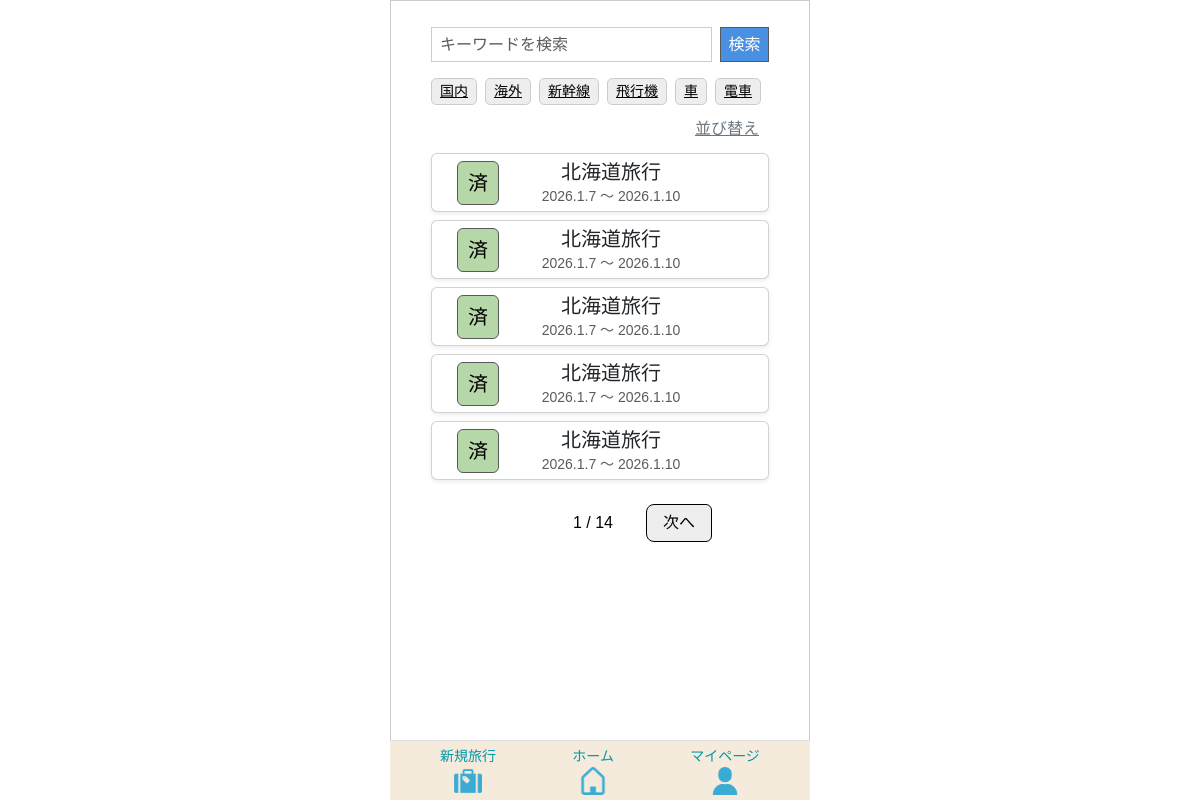
The app's page /home/ (signed in) with its own data.
### app/models/travel.py (models this page shows, shortened)
class Transport(models.Model):
    class TransportType(models.IntegerChoices):
     SHINKANSEN = 0, _("新幹線")
     AIRPLANE   = 1, _("飛行機")
     CAR        = 2, _("車")
     TRAIN      = 3, _("電車")
     BUS        = 4, _("バス")
     OTHER      = 5, _("その他")
    transport_id = models.AutoField(
        primary_key=True,
        verbose_name=_("交通手段ID")
    )
    transport_type = models.IntegerField(
    choices=TransportType.choices,
    verbose_name=_("交通手段")
    )
    created_at = models.DateTimeField(
        auto_now_add=True,
        verbose_name=_("作成日")
    )
    updated_at = models.DateTimeField(
       auto_now=True,
        verbose_name=_("更新日")
    )
    class Meta:
        verbose_name = _("交通手段")
        verbose_name_plural = _("交通手段")

class Travel_info(models.Model):
    class StayType(models.IntegerChoices):
        DAY_TRIP = 0, _("日帰り")
        STAY     = 1, _("宿泊")
    class LocationType(models.IntegerChoices):
        DOMESTIC = 0, _("国内")
        OVERSEAS = 1, _("海外")
    class StatusType(models.IntegerChoices):
        NOT_DONE  = 0, _("未")
        COMPLETE  = 1, _("完")
        PROCESSED = 2, _("済")
    travel_info_id = models.AutoField(
        primary_key=True,
        verbose_name=_("旅行情報ID")
    )
    user = models.ForeignKey(
        settings.AUTH_USER_MODEL,
        on_delete=models.CASCADE,
        verbose_name=_("ユーザーID")
    )
    travel_title = models.CharField(
        max_length=100,
        verbose_name=_("旅行タイトル")
    )
    start_date = models.DateField(
        verbose_name=_("開始日")
    )
    end_date = models.DateField(
        verbose_name=_("終了日")
    )
    stay_type = models.IntegerField(
        choices=StayType.choices,
        verbose_name=_("宿泊タイプ")
    )
    location = models.IntegerField(
        choices=LocationType.choices,
        verbose_name=_("場所"),
    )
    memo = models.CharField(
        max_length=230,
        blank=True,
        verbose_name=_("メモ")
    )
    status = models.IntegerField(
        choices=StatusType.choices,
        default=0,
        verbose_name=_("ステータス")
    )
    transport = models.ManyToManyField(
        "Transport",
        through="Travelmode",
        verbose_name=_("交通手段")
    )
    created_at = models.DateTimeField(
        auto_now_add=True,
        verbose_name=_("作成日")
    )
    updated_at = models.DateTimeField(
       auto_now=True,
        verbose_name=_("更新日")
    )
    class Meta:
        verbose_name = _("旅行情報")
        verbose_name_plural = _("旅行情報")

### app/views/home.py (the view)
# urls.py: path('home/', HomeView.as_view(), name='home'),
class HomeView(LoginRequiredMixin, TemplateView):
    template_name = "home/home.html"
    login_url = "/"
    def get(self, request, *args, **kwargs):
        keyword = request.GET.get("keyword", "")
        travel_type = request.GET.getlist("travel_type")
        transport_filter = [t for t in request.GET.getlist("transport") if t]
        sort = request.GET.get("sort", "")
        travels = Travel_info.objects.filter(user=request.user)
        if keyword:
            travels = travels.filter(travel_title__icontains=keyword)
        if travel_type:
            travels = travels.filter(location__in=travel_type)
        if transport_filter:
            travels = travels.filter(transport__transport_type__in=transport_filter)
        if sort == "title_asc":
            travels = travels.order_by("travel_title")
        elif sort == "title_desc":
            travels = travels.order_by("-travel_title")
        elif sort == "date_asc":
            travels = travels.order_by("start_date")
        elif sort == "date_desc":
            travels = travels.order_by("-start_date")
        today = timezone.now().date()
        for t in travels:
            if t.end_date < today:
                t.status = "済"
                continue
            items = TravelItem.objects.filter(
                travel_category__template__travel_info=t
            )
            total = items.count()
            done = items.filter(item_checked=TravelItem.ItemChecked.YES).count()
            if total > 0 and total == done:
                t.status = "完"
            else:
                t.status = "未"
        paginator = Paginator(travels, 5)
        page = request.GET.get("page")
        travels_page = paginator.get_page(page)
        tags = Transport.objects.all()
        return render(request, self.template_name, {
            "travels": travels_page,
            "keyword": keyword,
            "tags": tags,
            "travel_type": travel_type,
            "transport": transport_filter,
            "sort": sort,
        })

### templates/home/home.html (shortened to what this page needs)
{% extends 'base.html' %}
{% load static %}
{% block extra_css %}
{{ block.super }}
<link rel="stylesheet" href="{% static 'tabipre/css/home.css' %}">
{% endblock %}
{% block content %}
<div class="container mt-3">
    <form method="GET" id="searchForm" class="d-flex mb-3">
        <input type="text" name="keyword" value="{{ keyword }}"
               class="form-control me-2 search-input"
               placeholder="キーワードを検索">
        <button class="search-btn">検索</button>
    </form>
    <div class="d-flex flex-row flex-nowrap overflow-auto mb-2">
        <a href="#"
           class="tag-badge {% if '0' in travel_type %}selected{% endif %}"
           data-type="travel_type" data-value="0">国内</a>
        <a href="#"
           class="tag-badge {% if '1' in travel_type %}selected{% endif %}"
           data-type="travel_type" data-value="1">海外</a>
        {% for tag in tags %}
            <a href="#"
               class="tag-badge {% if tag.transport_type|stringformat:'s' in transport %}selected{% endif %}"
               data-type="transport"
               data-value="{{ tag.transport_type }}">
                {{ tag.get_transport_type_display }}
            </a>
        {% endfor %}
    </div>
    <div class="sort-btn-wrapper mb-2">
        <a href="#" class="sort-btn" data-bs-toggle="modal" data-bs-target="#sortModal">
            並び替え
        </a>
    </div>
    {% for t in travels %}
        <a href="{% url 'app:travel_detail' t.travel_info_id %}" class="text-decoration-none text-dark">
            <div class="card mb-2 shadow-sm">
                <div class="card-body d-flex align-items-center">
                    <div class="align-items-center">
                        {% if t.status == "未" %}
                            <span class="badge-t status-mi">未</span>
                        {% elif t.status == "完" %}
                            <span class="badge-t status-kan">完</span>
                        {% elif t.status == "済" %}
                            <span class="badge-t status-zumi">済</span>
                        {% endif %}
                    </div>
                    <div class="flex-grow-1 d-flex flex-column justify-content-center text-center">
                        <h5 class="card-title">{{ t.travel_title }}</h5>
                        <p class="card-text text-muted">
                            {{ t.start_date|date:"Y.n.j" }} 〜 {{ t.end_date|date:"Y.n.j" }}
                        </p>
                    </div>
                </div>
            </div>
        </a>
    {% empty %}
        <p class="text-center text-muted">旅行がありません</p>
    {% endfor %}
    <div class="d-flex justify-content-center mt-4">
        <nav>
            <ul class="pagination">
                {% if travels.has_previous %}
                    <li class="page-item">
                        <a class="page-link"
                           href="?page={{ travels.previous_page_number }}&keyword={{ keyword }}&sort={{ sort }}">
                           前へ
                        </a>
                    </li>
                {% else %}
                    <li class="page-item disabled">
                    </li>
                {% endif %}
                <li class="page-item active">
                    <span class="page-link">
                        {{ travels.number }} / {{ travels.paginator.num_pages }}
                    </span>
                </li>
                {% if travels.has_next %}
                    <li class="page-item">
                        <a class="page-link"
                           href="?page={{ travels.next_page_number }}&keyword={{ keyword }}&sort={{ sort }}">
                           次へ
                        </a>
                    </li>
                {% else %}
                    <li class="page-item disabled">
                        <span class="page-link" style="visibility: hidden;">次へ</span>
                    </li>
                {% endif %}
            </ul>
        </nav>
    </div>
</div>
{% endblock %}

### static/tabipre/css/home.css (style rules this page uses)
form input { border: 1px solid #ccc; padding: 8px; width: 100%; background-color: #ffffff; box-sizing: border-box; transition: border-color 0.25s ease, box-shadow 0.25s ease; color: #000; }
.search-input { height: 35px; width: 85%; padding: 4px 8px; border: 1px solid #ccc; }
.search-btn { font-size: 16px; background-color: #4a90e2; color: #fff; height: 35px; width: 50px; padding: 4px 6px; line-height: 1; border: 1px solid #595959; }
input[type="text"], button { border-radius: 0; }
.card-body { padding: 4px 25px !important; }
.card-title { margin: 2px 0; }
.card-text { margin: 0; font-size: 14px; }
.sort-btn-wrapper { display: flex; justify-content: flex-end; }
.sort-btn { padding: 4px 10px; font-size: 16px; color: #6c757d; }
.badge-t { display: inline-block; min-width: 32px; border-radius: 6px; font-size: 20px; padding: 6px 10px; margin-right: -20px; border: 1px solid #595959; }
.badge-t.status-zumi { background-color: #b6d7a8; color: #000; }
.tag-badge { display: inline-block; background-color: #eee; color: #000; padding: 2px 8px; border-radius: 5px; font-size: 14px; white-space: nowrap; margin-right: 8px; border: 1px solid #ccc; }
.pagination { display: flex; justify-content: center; align-items: center; gap: 24px; }
.page-link { background-color: #eee !important; color: #000; border: 1px solid #000 !important; padding: 6px 16px; border-radius: 8px; font-size: 16px; }
.page-item span.page-link { background: #fff !important; color: #000 !important; border: none !important; padding: 6px 10px; font-size: 16px; }

### records on screen
Transport: transport_type "新幹線"
Transport: transport_type "飛行機"
Transport: transport_type "車"
Transport: transport_type "電車"
Travel_info: status "済", travel_title "北海道旅行", start_date "2026.1.7", end_date "2026.1.10"
Travel_info: status "済", travel_title "北海道旅行", start_date "2026.1.7", end_date "2026.1.10"
Travel_info: status "済", travel_title "北海道旅行", start_date "2026.1.7", end_date "2026.1.10"
Travel_info: status "済", travel_title "北海道旅行", start_date "2026.1.7", end_date "2026.1.10"
Travel_info: status "済", travel_title "北海道旅行", start_date "2026.1.7", end_date "2026.1.10"

### other values on screen
{{ travels.number }} "1"
{{ travels.paginator.num_pages }} "14"
